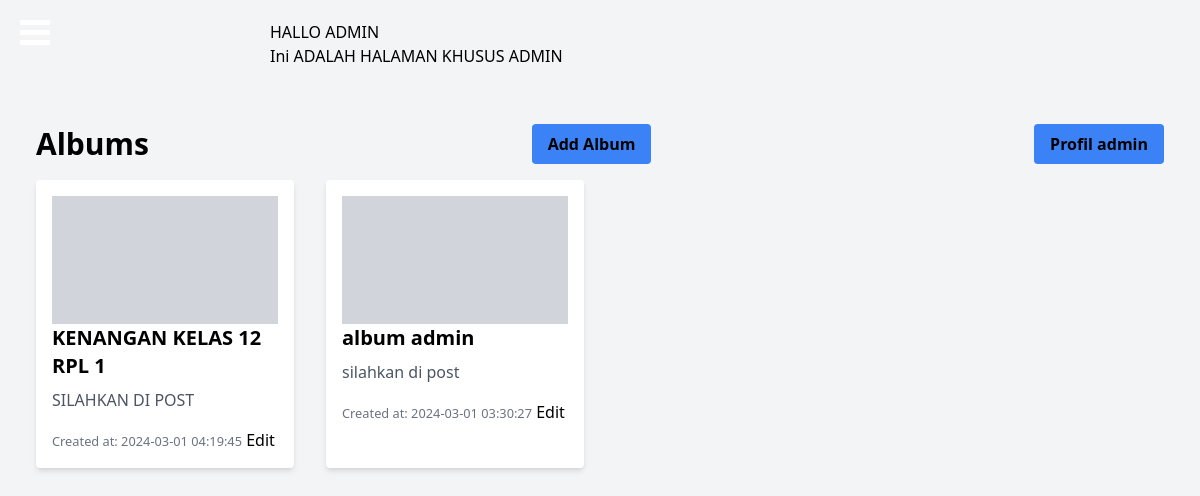
The page /admin/home_admin.php on the database its author committed.
### tables this page shows
CREATE TABLE `albums` (
  `album_id` int(11) NOT NULL,
  `user_id` int(11) NOT NULL,
  `title` varchar(100) NOT NULL,
  `description` text NOT NULL,
  `created_at` timestamp NOT NULL DEFAULT current_timestamp() ON UPDATE current_timestamp()
);

### admin/home_admin.php (the view, shortened to what this page needs)
<?php
$host = 'localhost';
$dbname = 'gallery';
$user = 'root';
$password = '';
try {
    $pdo = new PDO("mysql:host=$host;dbname=$dbname", $user, $password);
    $pdo->setAttribute(PDO::ATTR_ERRMODE, PDO::ERRMODE_EXCEPTION);
    $stmt = $pdo->prepare("SELECT * FROM albums");
    $stmt->execute();
    $albums = $stmt->fetchAll(PDO::FETCH_ASSOC);
} catch (PDOException $e) {
    echo "Connection failed: " . $e->getMessage();
}
?>
<!DOCTYPE html>
<html lang="en">
<head>
    <link rel="stylesheet" href="https://cdn.jsdelivr.net/npm/tailwindcss@2.2.19/dist/tailwind.min.css">
</head>
<body class="bg-gray-100 font-sans">
    <?php include('gallery_navbar.php'); ?>
<div class="flex-1 p-9">
    <div class="flex justify-between items-center mb-4">
        <h2 class="text-3xl font-bold">Albums</h2>
        <a href="../admin/admin_add_album.php" class="bg-blue-500 hover:bg-blue-700 text-black font-bold py-2 px-4 rounded">Add Album</a>
        <a href="../admin/profil_admin.php" class="bg-blue-500 hover:bg-blue-700 text-black font-bold py-2 px-4 rounded">Profil admin</a>
    </div>
    <div class="grid grid-cols-1 sm:grid-cols-2 md:grid-cols-3 lg:grid-cols-4 gap-8">
        <?php foreach ($albums as $album) : ?>
            <div class="bg-white p-4 rounded shadow-md">
                <a href="../admin/admin_foto.php?album_id=<?php echo $album['album_id']; ?>">
                    <?php
                    $stmt = $pdo->prepare("SELECT * FROM photos WHERE album_id = :album_id LIMIT 1");
                    $stmt->bindParam(':album_id', $album['album_id'], PDO::PARAM_INT);
                    $stmt->execute();
                    $photo = $stmt->fetch(PDO::FETCH_ASSOC);
                    if ($photo) {
                        if (isset($photo['photo_path'])) {
                            echo '<img src="/.uploads/' . $photo['photo_path'] . '" alt="" class="rounded shadow-md">';
                        } else {
                            echo '<div class="w-full h-32 bg-gray-300"></div>';
                        }
                    } else {
                        echo '<div class="w-full h-32 bg-gray-300"></div>';
                    }
                    ?>
                    <h3 class="text-xl font-semibold mb-2"><?php echo $album['title']; ?></h3>
                    <p class="text-gray-600 mb-4"><?php echo $album['description']; ?></p>
                    <small class="text-gray-500">Created at: <?php echo $album['created_at']; ?></small>
                     <a href="../admin/admin_edit_album.php?id" class="text">Edit</a>
                </a>
            </div>
        <?php endforeach; ?>
    </div>
</div>
</body>
</html>

### admin/gallery_navbar.php (style rules this page uses)
body { font-family: Arial, sans-serif,; margin: 0; padding: 0; }

### rows shown on the page
albums: title "KENANGAN KELAS 12 RPL 1", description "SILAHKAN DI POST", created_at "2024-03-01 04:19:45"
albums: title "album admin", description "silahkan di post", created_at "2024-03-01 03:30:27"
